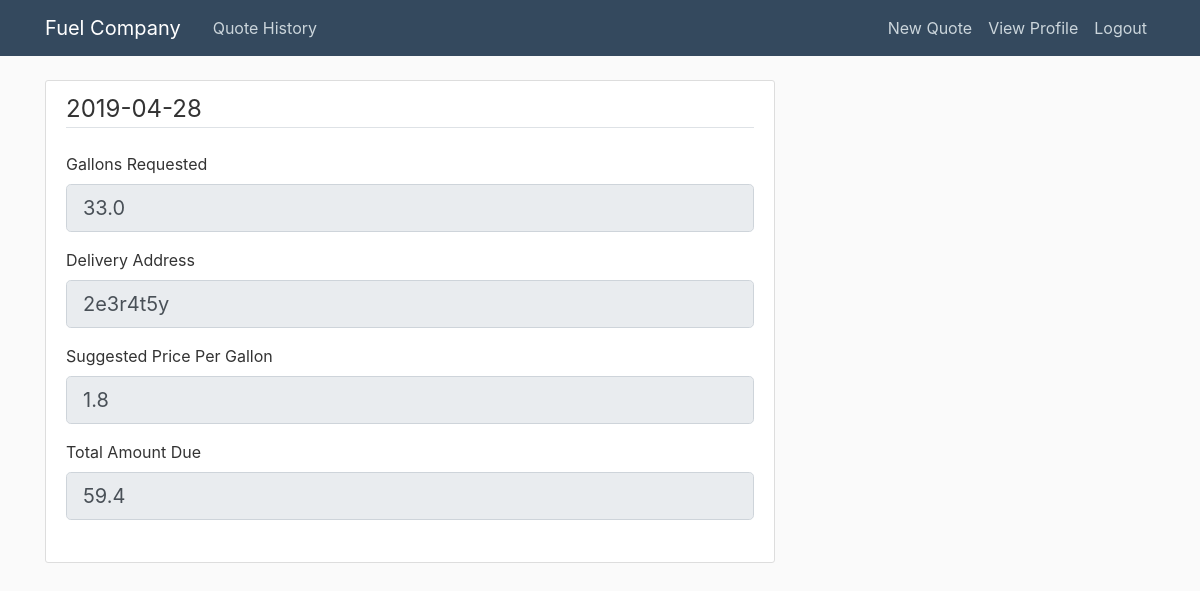
Screenshot of /quote/3 (signed in) with the database file from the repository.
### app/models.py (models this page shows, shortened)
class Quote(db.Model):
    id = db.Column(db.Integer, primary_key=True)
    gallons_requested = db.Column(db.Float(), nullable=False)
    date_requested = db.Column(db.Text(), nullable=False, default=datetime.utcnow)
    delivery_address = db.Column(db.String(120), nullable=False)
    suggested_price = db.Column(db.Float(), nullable=True)
    total_amount_due = db.Column(db.Float(), nullable=True)
    user_id = db.Column(db.Integer, db.ForeignKey('user.id'), nullable=False)

### app/quotes/routes.py (the view)
@quotes.route("/quote/<int:quote_id>")
@login_required
def quote(quote_id):
    quote = Quote.query.get_or_404(quote_id)
    form = QuoteForm()
    form.gallons_requested.data = quote.gallons_requested
    form.delivery_address.data = quote.delivery_address
    form.suggested_price.data = quote.suggested_price
    form.total_amount_due.data = quote.total_amount_due
    return render_template('quote.html', title=quote.date_requested, form=form)

### app/quotes/forms.py
class QuoteForm(FlaskForm):
    gallons_requested = FloatField('Gallons Requested',
                                   validators=[DataRequired()])
    delivery_address = StringField('Delivery Address', render_kw={'readonly': True})
    date_requested = DateField('Date Requested', format='%Y-%m-%d', validators=[DataRequired()])
    suggested_price = StringField('Suggested Price Per Gallon', render_kw={'readonly': True})
    total_amount_due = StringField('Total Amount Due', render_kw={'readonly': True})
    get_quote = SubmitField('Get Quote')
    get_price = SubmitField('Get Price')

### app/models.py (called while the page is built)
@login_manager.user_loader
def load_user(user_id):
    return User.query.get(int(user_id))

### app/templates/quote.html (shortened to what this page needs)
{% extends "layout.html" %}
{% block content %}
<div class="content-section">
    <form action="">
        <fieldset class="form-group">
            <legend class="border-bottom mb-4">{{ title }}</legend>
            <div class="form-group">
                {{ form.gallons_requested.label(class="form-control-label") }}
                {% if form.gallons_requested.errors %}
                {{ form.gallons_requested(class="form-control form-control-lg is-invalid") }}
                <div class="invalid-feedback">
                    {% for error in form.gallons_requested.errors %}
                    <span>{{ error }}</span>
                    {% endfor %}
                </div>
                {% else %}
                {{ form.gallons_requested(class="form-control form-control-lg", disabled=True) }}
                {% endif %}
            </div>
            <div class="form-group">
                {{ form.delivery_address.label(class="form-control-label") }}
                {% if form.delivery_address.errors %}
                {{ form.delivery_address(class="form-control form-control-lg is-invalid") }}
                <div class="invalid-feedback">
                    {% for error in form.delivery_address.errors %}
                    <span>{{ error }}</span>
                    {% endfor %}
                </div>
                {% else %}
                {{ form.delivery_address(class="form-control form-control-lg", disabled=True) }}
                {% endif %}
            </div>
            <div class="form-group">
                {{ form.suggested_price.label(class="form-control-label") }}
                {% if form.suggested_price.errors %}
                {{ form.suggested_price(class="form-control form-control-lg is-invalid") }}
                <div class="invalid-feedback">
                    {% for error in form.suggested_price.errors %}
                    <span>{{ error }}</span>
                    {% endfor %}
                </div>
                {% else %}
                {{ form.suggested_price(class="form-control form-control-lg", disabled=True) }}
                {% endif %}
            </div>
            <div class="form-group">
                {{ form.total_amount_due.label(class="form-control-label") }}
                {% if form.total_amount_due.errors %}
                {{ form.total_amount_due(class="form-control form-control-lg is-invalid") }}
                <div class="invalid-feedback">
                    {% for error in form.total_amount_due.errors %}
                    <span>{{ error }}</span>
                    {% endfor %}
                </div>
                {% else %}
                {{ form.total_amount_due(class="form-control form-control-lg", disabled=True) }}
                {% endif %}
            </div>
        </fieldset>
    </form>
</div>
{% endblock content %}

### app/static/main.css (style rules this page uses)
body { background: #fafafa; color: #333333; margin-top: 5rem; }
.content-section { background: #ffffff; padding: 10px 20px; border: 1px solid #dddddd; border-radius: 3px; margin-bottom: 20px; }

### app/templates/layout.html (style rules this page uses)
body { counter-reset: Serial; }

### rows the page displays
Quote: date_requested "2019-04-28", gallons_requested "33.0", delivery_address "2e3r4t5y", suggested_price "1.8", total_amount_due "59.4"
